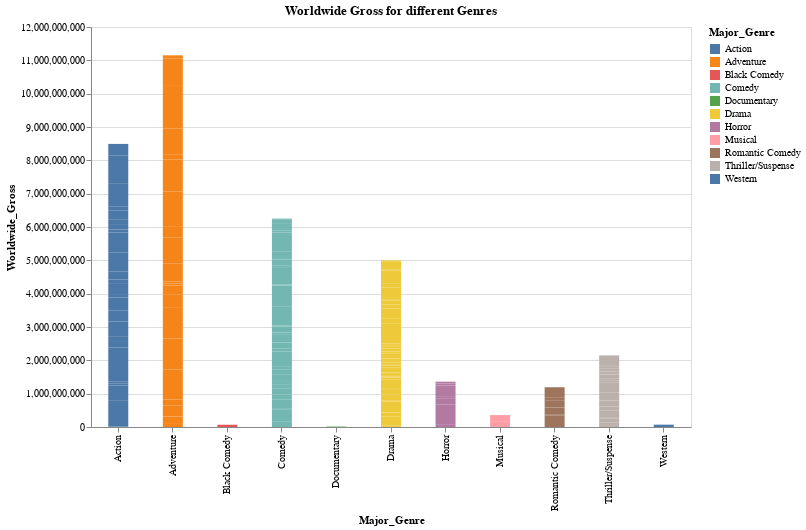

The notebook cell this image was saved under:
### Code cell
#along the x axis, I'll specify the genre of the movie, and on the y axis,
#the worldwide collection
alt.Chart(movies_data, height = 400, width = 600) \
    .mark_bar(size = 20) \
    .encode(x = 'Major_Genre:O',
            y = 'Worldwide_Gross:Q',
            color = 'Major_Genre') \
    .properties(title = 'Worldwide Gross for different Genres')

### Figure 1 — Vega-Lite specification as saved in the notebook (floating-point values rounded to 4 significant figures; data arrays with more than 128 entries replaced by an {"elided": "..."} marker saying what was removed)
{"config": {"view": {"continuousWidth": 400, "continuousHeight": 300}}, "data": {"name": "data-fa8559d792b5c23201744d3a4810bd6c"}, "mark": {"type": "bar", "size": 20}, "encoding": {"color": {"type": "nominal", "field": "Major_Genre"}, "x": {"type": "ordinal", "field": "Major_Genre"}, "y": {"type": "quantitative", "field": "Worldwide_Gross"}}, "height": 400, "title": "Worldwide Gross for different Genres", "width": 600, "$schema": "https://vega.github.io/schema/vega-lite/v4.8.1.json", "datasets": {"data-fa8559d792b5c23201744d3a4810bd6c": {"elided": "174 records"}}}
